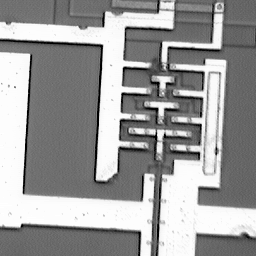
%> input picture matlab/Lab3and4/ic2.tif, 256 x 256 px
$ octave lab3.m   (GNU Octave 9; MATLAB toolbox functions it lacks are replaced by stand-ins)
%> lines starting %> are read from the running program, lines starting %| are printed output that depends on the picture
% II. Pre-processing: de-noising
%Step 1: load the image and artificially add some noise
clear all;
close all;
img = imread('ic2.tif');
%> img is the input picture: size 256x256 uint8; min 0, max 255, mean 155.2
noisy_img = imnoise( img, 'gaussian');
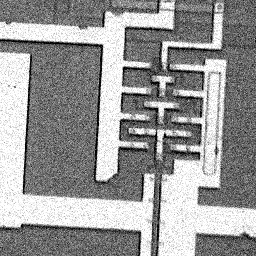
%> noisy_img: size 256x256 uint8; min 0, max 255, mean 152.5

figure();
subplot(1,2,1),imshow(img);
subplot(1,2,2),imshow(noisy_img);

%Step 2: de-noise the image

%Avereage
avgFilter = fspecial('average', [2, 2]);
avgFilteredImg = filter2(avgFilter, noisy_img);

%Median
medianImg = medfilt2(noisy_img);

%Wiener
wienerImg = wiener2(noisy_img);

figure();
subplot(1,3,1), imshow(avgFilteredImg, [0 255]);
subplot(1,3,2), imshow(medianImg);
subplot(1,3,3), imshow(wienerImg);


%III. Processing: low level feature detection
%Step3:highlight edges
%%[Gx, Gy] = imgradientxy(wienerImg, 'prewit');
wienerImgDouble = double(wienerImg);

Gx = [0 0 0; 1 0 -1; 0 0 0];
Gy = [0 1 0; 0 0 0; 0 -1 0];

%Optional methods:
%gradientX2 = imfilter(noisyImgDouble, Gx, 'conv');
%gradientY2 = imfilter(noisyImgDouble, Gy, 'conv');

gradientX = filter2(Gx,wienerImgDouble);
gradientY = filter2(Gy,wienerImgDouble);

%Finding the norm of the gradient
normImg = sqrt(gradientX.*gradientX + gradientY.*gradientY);
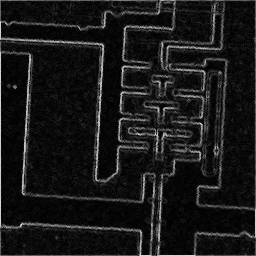
%> normImg: size 256x256 double; min 0, max 299.3, mean 29.3; drawn with min black and max white
%level = graythresh(normImg) Was my orignal plan but a custom value appear
%to work better.
BW = imbinarize(uint8(normImg), 0.4);
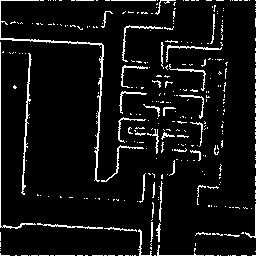
%> BW: size 256x256 logical; 6.9% white in thin lines or dots
figure()
subplot(1,3,1), imshow(gradientX, []);
subplot(1,3,2), imshow(gradientY, []);
subplot(1,3,3), imshow(BW);

%2. Find zero crossings of the Laplacian
LaplacianPattern = [ 0 1 0; 1 -4 1; 0 1 0];
LaplaceImg = filter2(LaplacianPattern, wienerImgDouble);
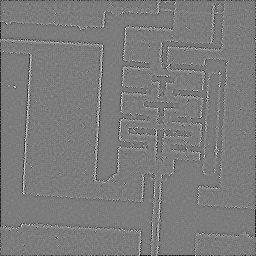
%> LaplaceImg: size 256x256 double; min -377, max 397, mean -2; drawn with min black and max white
laplaceEdge = edge(LaplaceImg, 'zerocross');
%> laplaceEdge: size 256x256 logical; 12.1% white in thin lines or dots
% Gets multple zerocrossings per edge, which gives more edges then it
% should. This can probably be mitigated but for now it appears Laplace is
% not the best method for this purpose.

%3. Canny edge detector
canny = edge(wienerImgDouble, 'canny');
%> canny: size 256x256 logical; 5.4% white in thin lines or dots
figure()
subplot(1, 3, 1), imshow(BW);
subplot(1, 3, 2), imshow(laplaceEdge);
subplot(1,3,3), imshow(canny);

%B. Step 4: compute the Radon transform
radonGradient = radon(BW);
radonLaplace = radon(laplaceEdge);
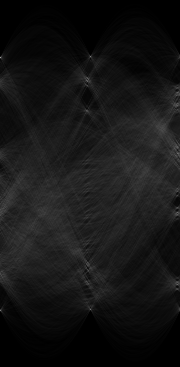
%> radonLaplace: size 367x180 double; min 0, max 164.1, mean 21.6
radonCanny = radon(canny);
figure();
subplot(1, 3, 1), imshow(radonGradient, []);
subplot(1, 3, 2), imshow(radonLaplace, []);
subplot(1, 3, 3), imshow(radonCanny, []);

% IV. Post-processing: high level detection & interpretation
%Type following in command line: interactiveLine(canny,radonCanny, 5);


% B. Step 6: find the image orientation and rotate it

V = max(radonCanny); %Creating vector of max values for each column
%> V = 180 values, max 109.1 at index 88, min 25.95 at index 107, mean 35.71
[y, x] = max(V(1:90)+V(91:180));
%> y = 198.9; x = 88
%maxOfRowVectorSplit2 = max(maxOfColoumnV(91:180));
figure()
%plot(1:180,maxOfColoumnV(1:180));
subplot(1,2,1), plot(V(1:180));
subplot(1,2,2), plot(V(1:90)+V(91:180));
%> after `plot(V(1:90)+V(91:180))`:
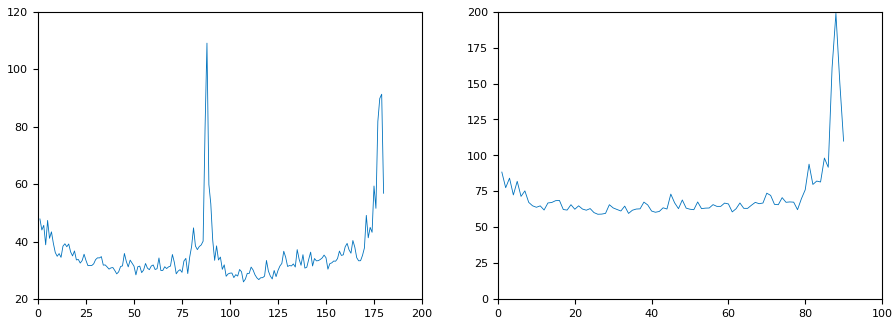
%> figure redrawn from the program's plot data, 2 panels; panel 1: curve peaks at x = 88, y = 109.1; panel 2: curve peaks at x = 88, y = 198.9

rotatedImg = imrotate(img,-x,'crop');
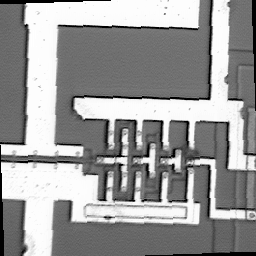
%> rotatedImg: size 256x256 uint8; min 0, max 255, mean 153
figure()
subplot(1,2,1),imshow(img);
subplot(1,2,2),imshow(rotatedImg);
